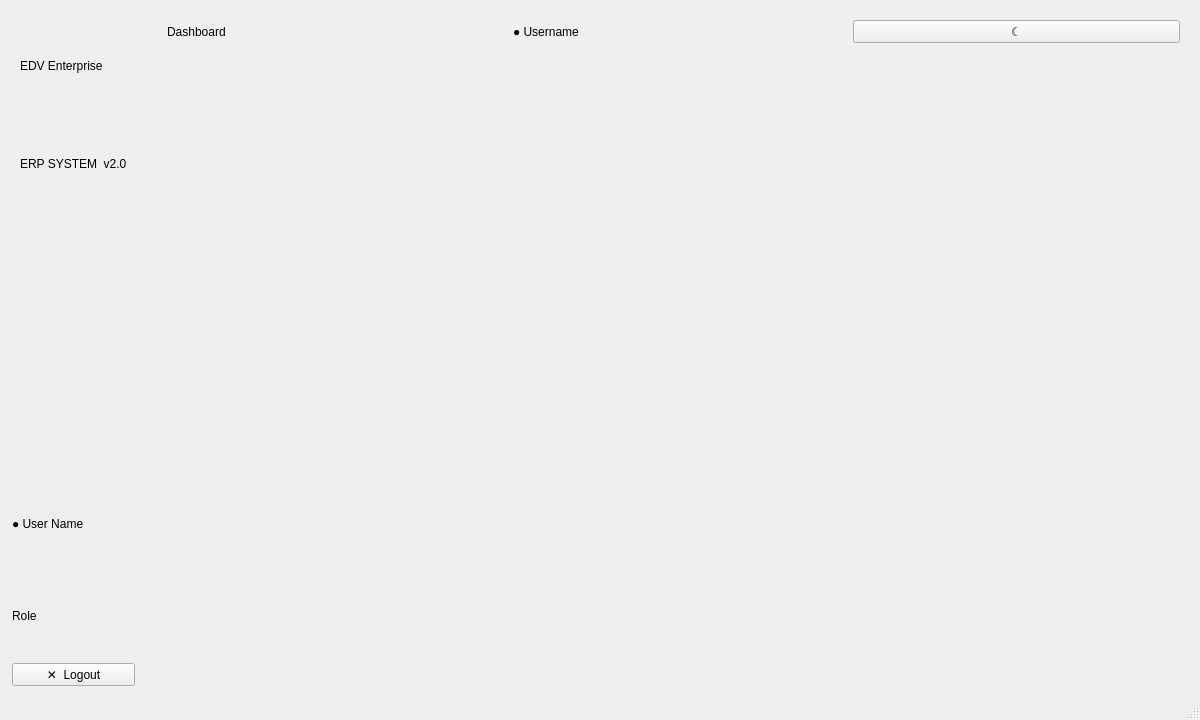
<?xml version="1.0" encoding="UTF-8"?>
<ui version="4.0">
 <class>MainWindow</class>
 <widget class="QMainWindow" name="MainWindow">
  <property name="windowTitle"><string>EDV Enterprise System</string></property>
  <property name="minimumSize"><size><width>1200</width><height>720</height></size></property>
  <widget class="QWidget" name="centralWidget">
   <layout class="QHBoxLayout" name="mainLayout">
    <property name="margin"><number>0</number></property>
    <property name="spacing"><number>0</number></property>
    <!-- Sidebar -->
    <item>
     <widget class="QFrame" name="sidebar">
      <property name="objectName"><string>sidebar</string></property>
      <property name="minimumWidth"><number>240</number></property>
      <property name="maximumWidth"><number>240</number></property>
      <property name="frameShape"><enum>QFrame::NoFrame</enum></property>
      <layout class="QVBoxLayout" name="sidebarLayout">
       <property name="margin"><number>0</number></property>
       <property name="spacing"><number>0</number></property>
       <!-- Logo area -->
       <item>
        <widget class="QWidget" name="sidebarLogoArea">
         <property name="objectName"><string>sidebarLogo</string></property>
         <property name="minimumHeight"><number>72</number></property>
         <layout class="QVBoxLayout" name="logoLayout">
          <property name="margin"><number>20</number></property>
          <item>
           <widget class="QLabel" name="logoLabel">
            <property name="text"><string>EDV Enterprise</string></property>
            <property name="objectName"><string>sidebarLogoText</string></property>
           </widget>
          </item>
          <item>
           <widget class="QLabel" name="logoSubLabel">
            <property name="text"><string>ERP SYSTEM  v2.0</string></property>
            <property name="objectName"><string>sidebarLogoSub</string></property>
           </widget>
          </item>
         </layout>
        </widget>
       </item>
       <!-- Nav buttons (filled programmatically) -->
       <item>
        <widget class="QWidget" name="navButtonsWidget">
         <layout class="QVBoxLayout" name="navButtonsLayout">
          <property name="margin"><number>8</number></property>
          <property name="spacing"><number>2</number></property>
         </layout>
        </widget>
       </item>
       <item>
        <spacer>
         <property name="orientation"><enum>Qt::Vertical</enum></property>
        </spacer>
       </item>
       <!-- User info / logout -->
       <item>
        <widget class="QFrame" name="sidebarFooter">
         <property name="frameShape"><enum>QFrame::NoFrame</enum></property>
         <layout class="QVBoxLayout" name="footerLayout">
          <property name="margin"><number>12</number></property>
          <property name="spacing"><number>4</number></property>
          <item>
           <widget class="QLabel" name="userDisplayLabel">
            <property name="text"><string>● User Name</string></property>
            <property name="objectName"><string>sidebarUserInfo</string></property>
           </widget>
          </item>
          <item>
           <widget class="QLabel" name="roleDisplayLabel">
            <property name="text"><string>Role</string></property>
            <property name="objectName"><string>sidebarRoleLabel</string></property>
           </widget>
          </item>
          <item>
           <widget class="QPushButton" name="logoutBtn">
            <property name="text"><string>✕  Logout</string></property>
            <property name="objectName"><string>logoutBtn</string></property>
            <property name="minimumHeight"><number>40</number></property>
           </widget>
          </item>
         </layout>
        </widget>
       </item>
      </layout>
     </widget>
    </item>
    <!-- Right panel -->
    <item>
     <widget class="QWidget" name="rightPanel">
      <layout class="QVBoxLayout" name="rightLayout">
       <property name="margin"><number>0</number></property>
       <property name="spacing"><number>0</number></property>
       <!-- Top header bar -->
       <item>
        <widget class="QWidget" name="topHeader">
         <property name="objectName"><string>topHeader</string></property>
         <property name="minimumHeight"><number>56</number></property>
         <property name="maximumHeight"><number>56</number></property>
         <layout class="QHBoxLayout" name="headerLayout">
          <property name="margin"><number>20</number></property>
          <property name="spacing"><number>12</number></property>
          <item>
           <widget class="QLabel" name="pageTitleLabel">
            <property name="text"><string>Dashboard</string></property>
            <property name="objectName"><string>headerPageTitle</string></property>
           </widget>
          </item>
          <item>
           <spacer><property name="orientation"><enum>Qt::Horizontal</enum></property></spacer>
          </item>
          <item>
           <widget class="QLabel" name="headerUserLabel">
            <property name="text"><string>● Username</string></property>
            <property name="objectName"><string>headerUserLabel</string></property>
           </widget>
          </item>
          <item>
           <widget class="QPushButton" name="themeToggleBtn">
            <property name="text"><string>☾</string></property>
            <property name="objectName"><string>iconButton</string></property>
            <property name="fixedWidth"><number>36</number></property>
            <property name="fixedHeight"><number>36</number></property>
            <property name="toolTip"><string>Toggle Theme</string></property>
           </widget>
          </item>
         </layout>
        </widget>
       </item>
       <!-- Module stack -->
       <item>
        <widget class="QStackedWidget" name="moduleStack"/>
       </item>
      </layout>
     </widget>
    </item>
   </layout>
  </widget>
  <widget class="QStatusBar" name="statusBar">
   <property name="objectName"><string>mainStatusBar</string></property>
  </widget>
 </widget>
</ui>
